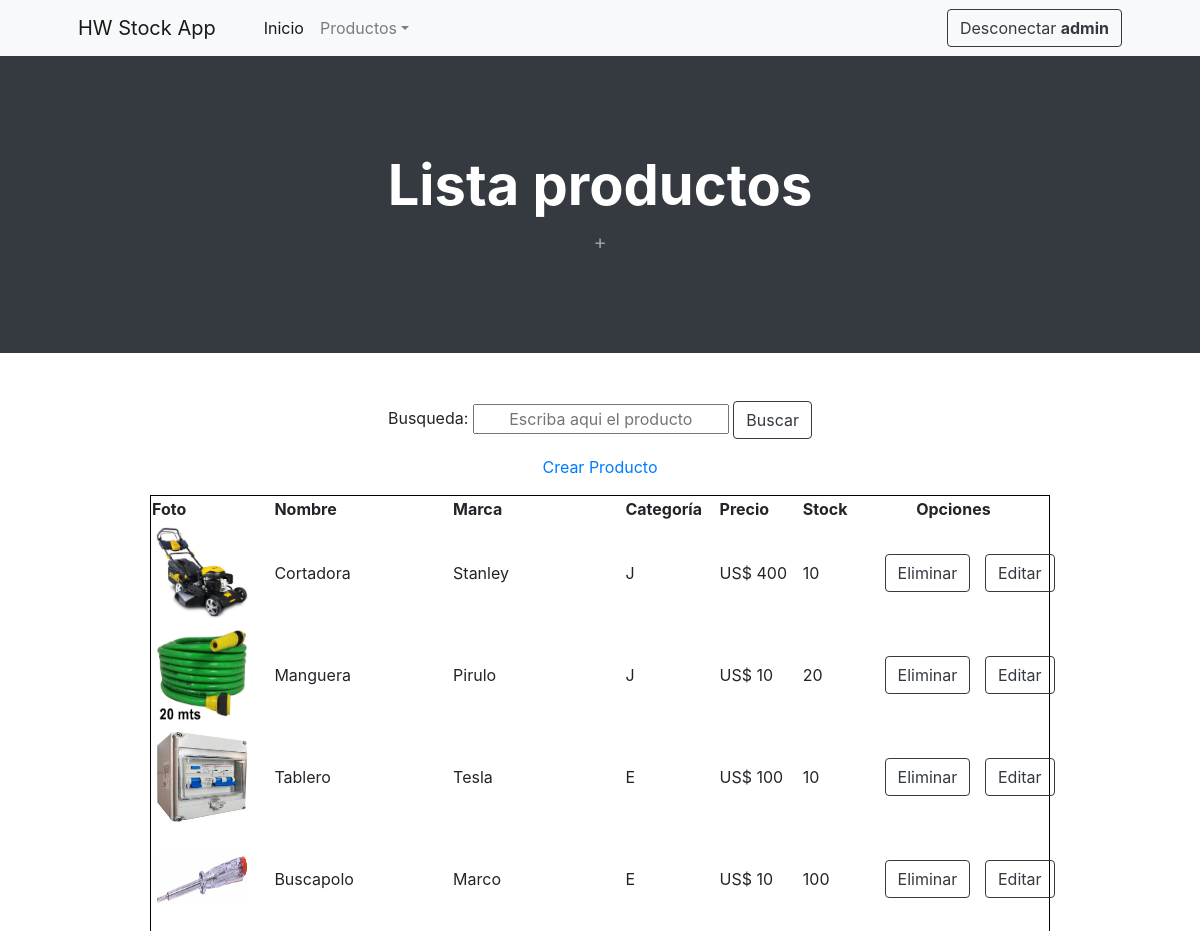
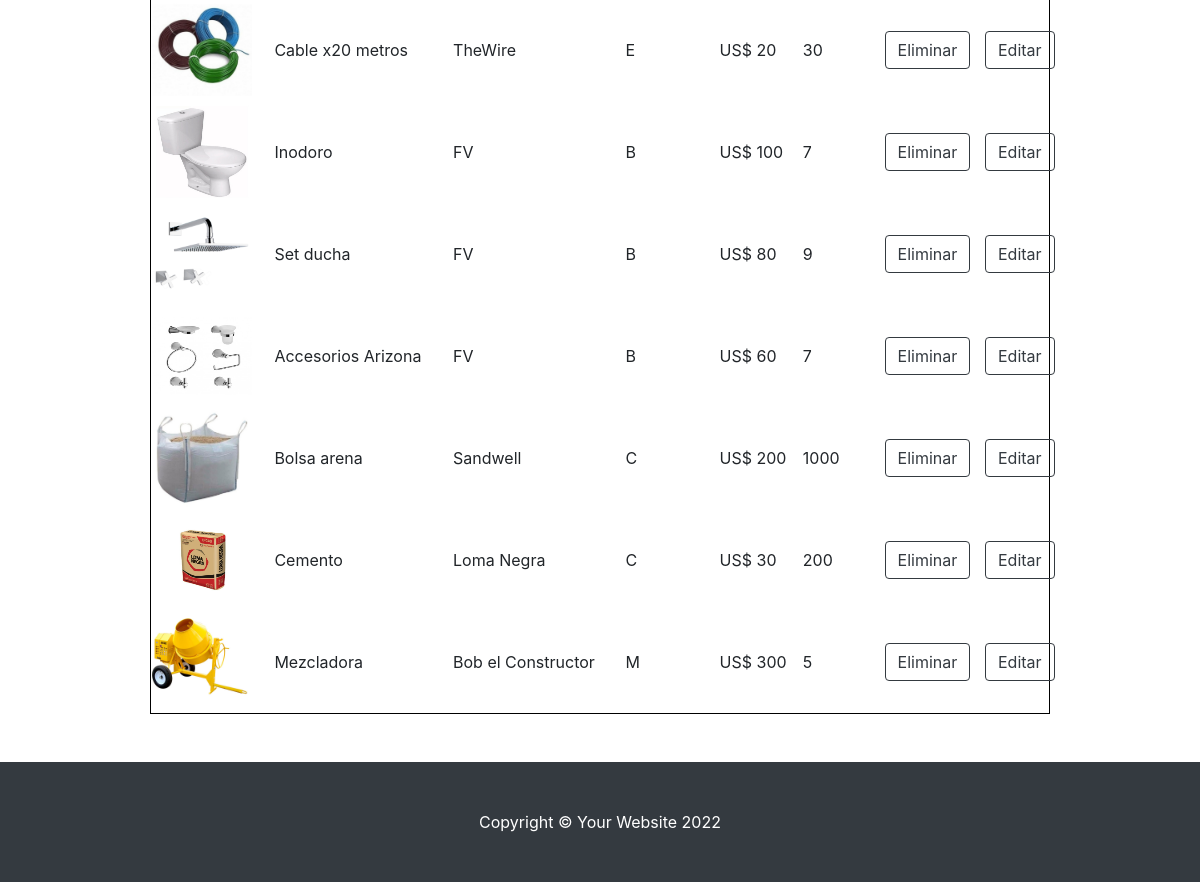
Screenshot of /HWStockApp/ListarProductos/ (signed in) with the database file from the repository (2 pictures, top to bottom).
### Accounts/models.py (models this page shows, shortened)
class User(AbstractUser):
    fecha_nacimiento = models.DateField(null=True)
    direccion = models.CharField(max_length=80, blank=True)
    telefono = models.IntegerField(null=True)

### HWStockApp/models.py (models this page shows, shortened)
class Productos(models.Model):
    nombre = models.CharField(max_length=30)
    marca = models.CharField(max_length=20)
    stock = models.IntegerField()
    precio = models.IntegerField()
    precio_currency = models.CharField(max_length=20)
    Foto = models.ImageField(upload_to="Productos/", height_field=None,
                             width_field=None, max_length=None, null=True, blank=True)
    categoria_opcion = (
        ('C', 'Construccion',),
        ('P', 'Pintura',),
        ('B', 'Baños',),
        ('M', 'Madera',),
        ('H', 'Hogar',),
        ('J', 'Jardin',),
        ('E', 'Electricidad',),
        ('O', 'Otros',),
    )
    categoria = models.CharField(
        max_length=1, choices=categoria_opcion, blank=True
    )

### HWStockApp/views.py (the view)
# urls.py: path('ListarProductos/', ListarProductos.as_view(), name="ListarProductos"),
class ListarProductos(LoginRequiredMixin, LogoutIfNotStaffMixin, ListView):
    model = Productos
    template_name = 'listaProductos.html'
    fields = ('__all__')
    paginate_by: 10

### HWStockApp/views.py (called while the page is built)
    def dispatch(self, request, *args, **kwargs):
        if not request.user.is_staff:
            logout(request)
            return self.handle_no_permission()
        return super(LogoutIfNotStaffMixin, self).dispatch(request, *args, **kwargs)

### HWStoreApp/context_processor.py (called while the page is built)
def total_carrito(request):
    total= 0
    if request.user.is_authenticated:
        if "carrito" in request.session.keys():
            for keys,value in request.session["carrito"].items():
                total += int(value["acumulado"])
    return {"total_carrito": total}

### HWStockApp/templates/listaProductos.html (shortened to what this page needs)
{% extends 'HWStockFather.html' %}
{% load static %}
{% block header_section %}
<header class="bg-dark py-5">
    <div class="container px-4 px-lg-5 my-5">
        <div class="text-center text-white">
            <h1 class="display-4 fw-bolder">Lista productos</h1>
            <p class="lead fw-normal text-white-50 mb-0">+</p>
        </div>
    </div>
</header>
{% endblock header_section %}
{% block body_section %}
<section class="py-5">
    <div class="container justify-content-center">
        <link rel="stylesheet" href="https://maxcdn.bootstrapcdn.com/bootstrap/4.0.0/css/bootstrap.min.css">
        <div class="mx-auto" style="width: 500px;">
        <form action="{% url 'BusquedasProducto' %}" method="GET" enctype="multipart/form-data">{% csrf_token %}
            <p style="text-align:center"> Busqueda: <input style="text-align:center" type="text" name="nombre"
                    placeholder="Escriba aqui el producto">
                <button type="submit" class="btn btn-outline-dark">Buscar</button>
            </p>
        </form>
        </div>
    <div class="container justify-content-center">
        <a href="{% url 'CrearProducto' %}">
            <p style="text-align:center">Crear Producto</p>
        </a>
    </div>
    </div>
    <table style="border:1px solid black;margin-left:auto;margin-right:auto;width:75%">
        <tr>
            <th scope="col">Foto</th>
            <th scope="col">Nombre</th>
            <th scope="col">Marca</th>
            <th scope="col">Categoría</th>
            <th scope="col">Precio</th>
            <th scope="col">Stock</th>
            <th style="text-align: center;" colspan="2">Opciones</th>
        </tr>
        <ul>
            {% for producto in object_list %}
            <tr>
                <td>
                    {% if producto.Foto %}
                    <img src="{{producto.Foto.url}}" width="100" height="100">
                    {% endif %}
                </td>
                <td>{{producto.nombre}}</td>
                <td>{{producto.marca}}</td>
                <td>{{producto.categoria}}</td>
                <td>US$ {{producto.precio}}</td>
                <td>{{producto.stock}}</td>
                <td>
                    <form action="{% url 'BorrarProductos' producto.id %}" class="d-flex">
                        <button style="margin-left:25%; margin-right:25%;" class="btn btn-outline-dark" type="submit">
                            Eliminar
                        </button>
                    </form>
                </td>
                <td>
                    <form action="{% url 'ActualizarProductos' producto.id %}" class="d-flex">
                        <button style="margin-left:25%; margin-right:25%;" class="btn btn-outline-dark" type="submit">
                            Editar
                        </button>
                    </form>
                </td>
            </tr>
            {% endfor %}
        </ul>
    </table>
</section>
{% endblock body_section %}

### HWStockApp/templates/HWStockFather.html (shortened to what this page needs)
<!DOCTYPE html>
<html lang="en">
{% load static %}
<head>
    <link href="https://cdn.jsdelivr.net/npm/bootstrap-icons@1.5.0/font/bootstrap-icons.css" rel="stylesheet" />
    <link href="{% static 'css/styles.css' %}" rel="stylesheet" />
</head>
<body>
    <nav class="navbar navbar-expand-lg navbar-light bg-light">
        <div class="container px-4 px-lg-5">
            <a class="navbar-brand" href="#!">HW Stock App</a>
            <div class="collapse navbar-collapse" id="navbarSupportedContent">
                <ul class="navbar-nav me-auto mb-2 mb-lg-0 ms-lg-4">
                    <li class="nav-item"><a class="nav-link active" aria-current="page"
                            href="{% url 'HWStockInicio' %}">Inicio</a></li>
                    <li class="nav-item dropdown">
                        <a class="nav-link dropdown-toggle" id="navbarDropdown" href="#" role="button"
                            data-bs-toggle="dropdown" aria-expanded="false">Productos</a>
                    </li>
                </ul>
                {% if user.is_authenticated %}
                    <form action="{% url 'LogoutStock' %}" class="d-flex">
                        <button class="btn btn-outline-dark" type="submit">Desconectar <b>{{user.username}}</b></button>
                    </form>
                {% else %}
                    <form action="{% url 'LoginStock' %}" class="d-flex">
                        <button class="btn btn-outline-dark" type="submit">Contectar</button>
                    </form>
                {% endif %}
            </div>
        </div>
    </nav>
    {% block header_section %}
    {% endblock header_section %}
    {% block body_section %}
    {% endblock body_section %}
    <footer class="py-5 bg-dark">
        <div class="container">
            <p class="m-0 text-center text-white">Copyright &copy; Your Website 2022</p>
        </div>
    </footer>
</body>
</html>

### rows the page displays
User: username "admin"
Productos: Foto (picture), nombre "Cortadora", marca "Stanley", categoria "J", precio "400", stock "10"
Productos: Foto (picture), nombre "Manguera", marca "Pirulo", categoria "J", precio "10", stock "20"
Productos: Foto (picture), nombre "Tablero", marca "Tesla", categoria "E", precio "100", stock "10"
Productos: Foto (picture), nombre "Buscapolo", marca "Marco", categoria "E", precio "10", stock "100"
Productos: Foto (picture), nombre "Cable x20 metros", marca "TheWire", categoria "E", precio "20", stock "30"
Productos: Foto (picture), nombre "Inodoro", marca "FV", categoria "B", precio "100", stock "7"
Productos: Foto (picture), nombre "Set ducha", marca "FV", categoria "B", precio "80", stock "9"
Productos: Foto (picture), nombre "Accesorios Arizona", marca "FV", categoria "B", precio "60", stock "7"
Productos: Foto (picture), nombre "Bolsa arena", marca "Sandwell", categoria "C", precio "200", stock "1000"
Productos: Foto (picture), nombre "Cemento", marca "Loma Negra", categoria "C", precio "30", stock "200"
Productos: Foto (picture), nombre "Mezcladora", marca "Bob el Constructor", categoria "M", precio "300", stock "5"
